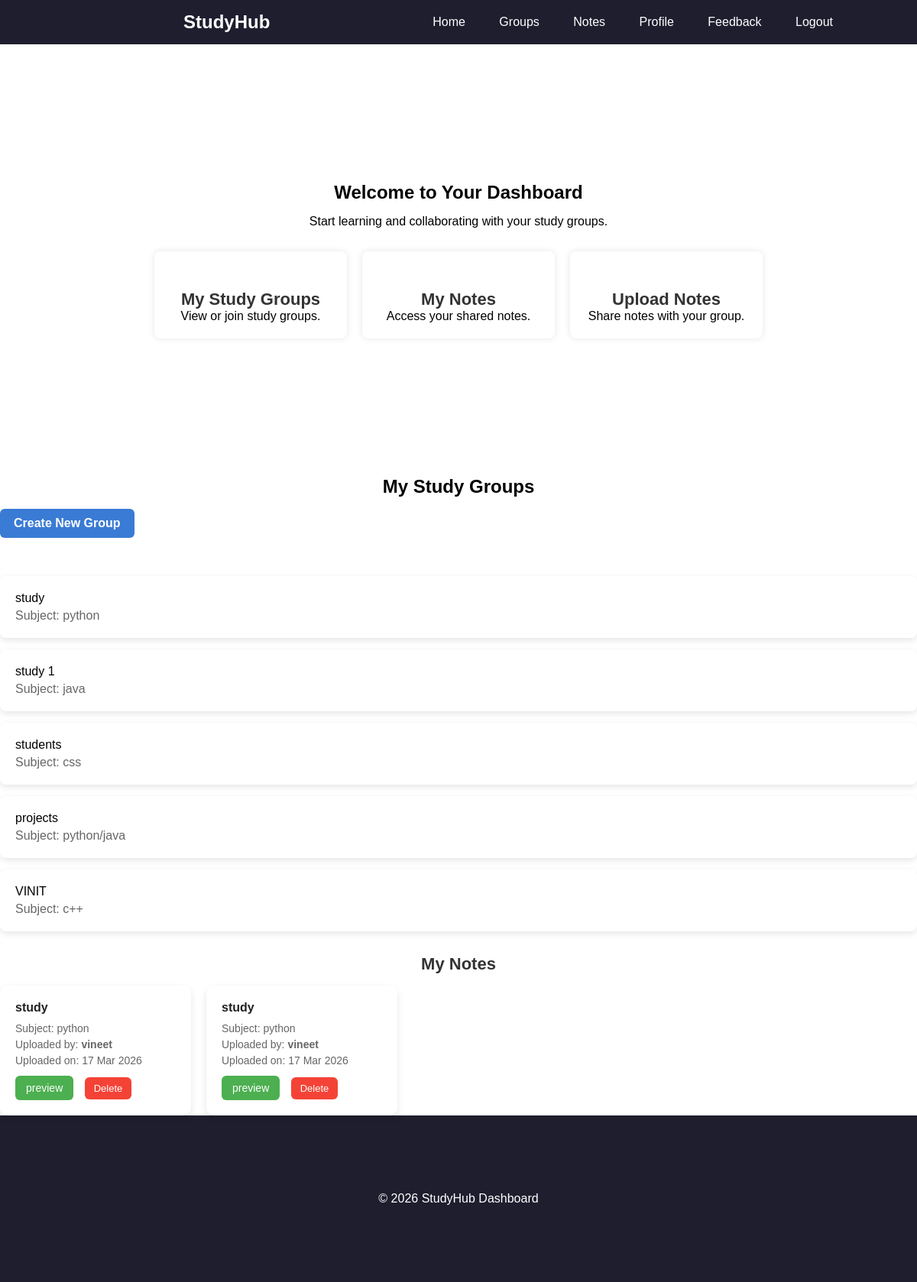
Before: /dashboard/ (signed in) with the older database file.
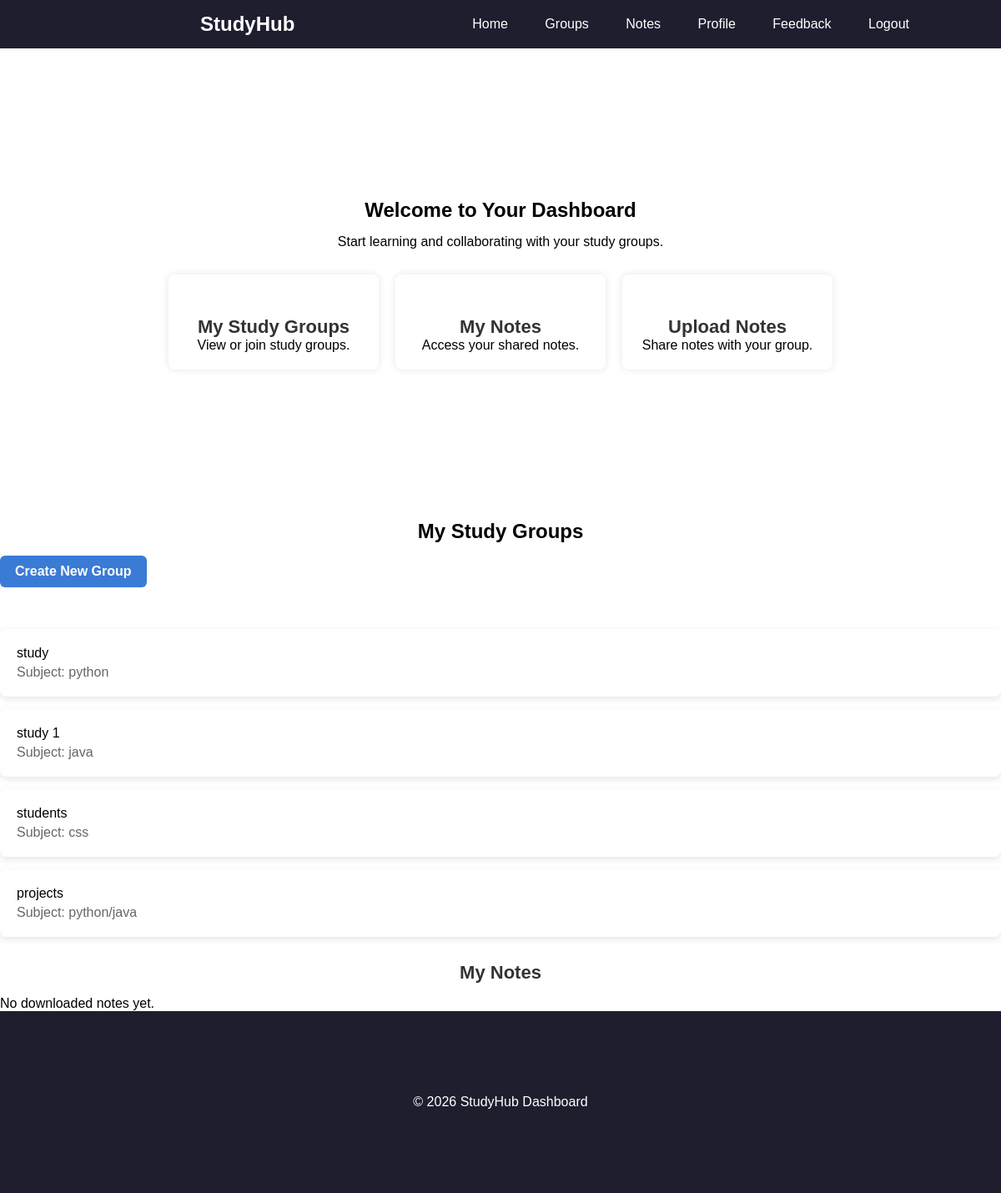
After: the same page with the newer database file.
### groups/models.py (models this page shows, shortened)
class Group(models.Model):
    name = models.CharField(max_length=100)
    subject = models.CharField(max_length=100)
    description = models.TextField()
    creator = models.ForeignKey(User, on_delete=models.CASCADE)
    members = models.ManyToManyField(User, related_name='study_groups')

### notes/models.py (models this page shows, shortened)
class PublicNote(models.Model):
    title = models.CharField(max_length=200)
    subject = models.CharField(max_length=100)
    file = models.FileField(upload_to='public_notes/')
    uploaded_by = models.ForeignKey(User, on_delete=models.CASCADE)
    uploaded_at = models.DateTimeField(auto_now_add=True)

### mainapp/views.py (the view)
# urls.py: path('dashboard/', views.dashboard, name='dashboard'),
def dashboard(request):
    user_groups = Group.objects.filter(members=request.user)
    downloads = Download.objects.filter(user=request.user)
    downloaded_notes = [d.note for d in downloads]
    context = {
        'groups': user_groups,
        'downloaded_notes': downloaded_notes
    }
    return render(request, 'mainapp/dashboard.html', context)

### mainapp/templates/mainapp/dashboard.html (shortened to what this page needs)
{% load static %}
<!DOCTYPE html>
<html>
<head>
    <link rel="stylesheet" href="{% static 'mainapp/css/dashboard.css' %}">
    <link rel="stylesheet" href="{% static 'mainapp/css/style.css' %}">
</head>
<body>
<header>
    <div class="container nav-container">
        <div class="logo">StudyHub</div>
        <nav>
            <a href="/">Home</a>
            <a href="{% url 'group_list' %}">Groups</a>
            <a href="/notes/">Notes</a>
            <a href="{% url 'profile' %}">Profile</a>
            <a href="/feedback/"> Feedback</a>
            <a href="/account/login/">Logout</a>
        </nav>
    </div>
</header>
<section class="dashboard">
    <h1>Welcome to Your Dashboard</h1>
    <p>Start learning and collaborating with your study groups.</p>
    <div class="cards">
        <div class="card">
            <h3>My Study Groups</h3>
            <p>View or join study groups.</p>
        </div>
        <div class="card">
            <h3>My Notes</h3>
            <p>Access your shared notes.</p>
        </div>
        <div class="card">
            <h3>Upload Notes</h3>
            <p>Share notes with your group.</p>
        </div>
    </div>
</section>
<div class="dashboard-container">
    <div class="create-group-section">
    <h2>My Study Groups</h2>
    <a href="/groups/create/" class="create-group-btn">Create New Group</a>
    <div>
    <div class="groups-section">
        {% for group in groups %}
        <div class="group-card">
            <a href="{% url 'group_detail' group.id %}"> {{ group.name }}</a>
            <p>Subject: {{ group.subject }}</p>
        </div>
        {% empty %}
        <p>You have not joined any groups yet.</p>
        {% endfor %}
    </div>
</div>
<h3>My Notes</h3>
    <div class="dashboard-section">
    {% for note in downloaded_notes %}
    <div class="dashboard-card">
    <h4>{{ note.title }}</h4>
    <p>Subject: {{ note.subject }}</p>
    <p class="note-meta">
        Uploaded by: <b>{{ note.uploaded_by.username }}</b>
    </p>
    <p class="note-meta">
        Uploaded on: {{ note.uploaded_at|date:"d M Y" }}
    </p>
    <a href="{{ note.file.url }}" class="download-btn">preview</a>
    {% if note.uploaded_by == request.user %}
    <a href="{% url 'delete_note' note.id %}" class="delete-btn">Delete</a>
    {% endif %}
    </div>
    {% empty %}
    <p>No downloaded notes yet.</p>
    {% endfor %}
</div>
<footer>
    <p>© 2026 StudyHub Dashboard</p>
</footer>
</body>
</html>

Changed rows visible on the page:
no longer on this page (row unchanged): Group: name "VINIT", subject "c++"
removed PublicNote: title "study", subject "python", uploaded_by.username "vineet", uploaded_at "17 Mar 2026", shows "Delete"
Other visible differences:
text now shown: "No downloaded notes yet."
